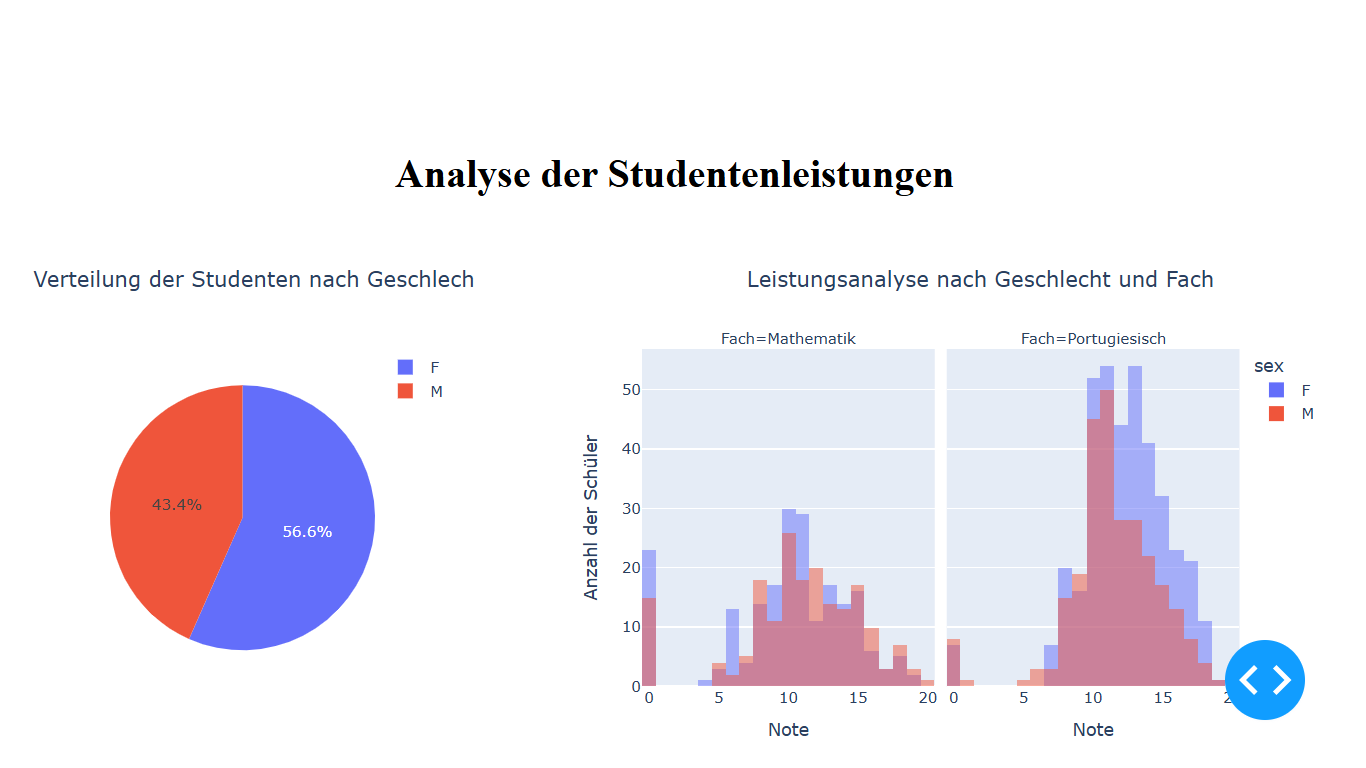

This chart was generated by the following Python code:
import pandas as pd
import plotly.express as px
import dash
from dash import dcc, html

# 1. Daten laden (Загрузка данных)
df_math = pd.read_csv("student-mat.csv", delimiter=";")
df_por = pd.read_csv("student-por.csv", delimiter=";")

# 2. Eine neue Spalte "Fach" hinzufügen, um das Fach zu unterscheiden (Добавляем колонку "Fach" для обозначения предмета)
df_math["Fach"] = "Mathematik"
df_por["Fach"] = "Portugiesisch"

# 3. Beide DataFrames zusammenfügen (Объединяем два датафрейма в один)
df = pd.concat([df_math, df_por])

# 4. Kolonne "G3" umbenennen zu "Note" (Переименовываем "G3" в "Note")
df.rename(columns={"G3": "Note"}, inplace=True)

# 5. Erstellen eines Kreisdiagramms (Круговая диаграмма по полу)
fig_pie = px.pie(df, names="sex", title="Verteilung der Studenten nach Geschlecht")

# 6. Histogramm: Notenverteilung nach Geschlecht und Fach (Гистограмма успеваемости по полу и предмету)
fig_hist = px.histogram(df, x="Note", color="sex", facet_col="Fach",
                        title="Leistungsanalyse nach Geschlecht und Fach", barmode="overlay")

# 7. Подписываем оси для лучшего понимания
fig_hist.update_layout(
    xaxis_title="Note",  # Итоговая оценка
    yaxis_title="Anzahl der Schüler",  # Количество учеников
    title_x=0.55  # Смещаем заголовок гистограмм в центр
)

# 8. Dash-Anwendung (Создание интерфейса Dash)
app = dash.Dash(__name__)

app.layout = html.Div([
    html.H1("Analyse der Studentenleistungen", style={'textAlign': 'center'}),  # Центрируем заголовок
    
    html.Div(style={'display': 'flex', 'align-items': 'center'}, children=[
        html.Div(dcc.Graph(figure=fig_pie), style={'width': '35%', 'margin-right': '5%'}),  # Круговая диаграмма, немного левее
        html.Div(dcc.Graph(figure=fig_hist), style={'width': '60%'})  # Гистограмма
    ])
])

if __name__ == '__main__':
    app.run_server(debug=True)
